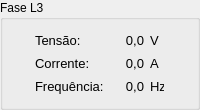
           <widget class="QGroupBox" name="groupBoxPhaseL3">
            <property name="sizePolicy">
             <sizepolicy hsizetype="Ignored" vsizetype="Ignored">
              <horstretch>255</horstretch>
              <verstretch>255</verstretch>
             </sizepolicy>
            </property>
            <property name="minimumSize">
             <size>
              <width>155</width>
              <height>110</height>
             </size>
            </property>
            <property name="maximumSize">
             <size>
              <width>16777215</width>
              <height>110</height>
             </size>
            </property>
            <property name="title">
             <string>Fase L3</string>
            </property>
            <layout class="QGridLayout" name="gridLayout_18">
             <item row="0" column="0">
              <layout class="QHBoxLayout" name="horizontalLayout_5">
               <item>
                <layout class="QGridLayout" name="gridLayout_19">
                 <item row="2" column="0">
                  <widget class="QLabel" name="label_13">
                   <property name="sizePolicy">
                    <sizepolicy hsizetype="Maximum" vsizetype="Maximum">
                     <horstretch>0</horstretch>
                     <verstretch>0</verstretch>
                    </sizepolicy>
                   </property>
                   <property name="minimumSize">
                    <size>
                     <width>68</width>
                     <height>17</height>
                    </size>
                   </property>
                   <property name="maximumSize">
                    <size>
                     <width>68</width>
                     <height>17</height>
                    </size>
                   </property>
                   <property name="font">
                    <font>
                     <pointsize>10</pointsize>
                    </font>
                   </property>
                   <property name="text">
                    <string>Frequência:</string>
                   </property>
                   <property name="textFormat">
                    <enum>Qt::AutoText</enum>
                   </property>
                   <property name="scaledContents">
                    <bool>true</bool>
                   </property>
                   <property name="wordWrap">
                    <bool>false</bool>
                   </property>
                  </widget>
                 </item>
                 <item row="1" column="0">
                  <widget class="QLabel" name="label_10">
                   <property name="sizePolicy">
                    <sizepolicy hsizetype="Maximum" vsizetype="Maximum">
                     <horstretch>0</horstretch>
                     <verstretch>0</verstretch>
                    </sizepolicy>
                   </property>
                   <property name="minimumSize">
                    <size>
                     <width>68</width>
                     <height>17</height>
                    </size>
                   </property>
                   <property name="maximumSize">
                    <size>
                     <width>68</width>
                     <height>17</height>
                    </size>
                   </property>
                   <property name="font">
                    <font>
                     <pointsize>10</pointsize>
                    </font>
                   </property>
                   <property name="text">
                    <string>Corrente:</string>
                   </property>
                   <property name="textFormat">
                    <enum>Qt::AutoText</enum>
                   </property>
                   <property name="scaledContents">
                    <bool>true</bool>
                   </property>
                   <property name="wordWrap">
                    <bool>false</bool>
                   </property>
                  </widget>
                 </item>
                 <item row="0" column="0">
                  <widget class="QLabel" name="label_7">
                   <property name="sizePolicy">
                    <sizepolicy hsizetype="Maximum" vsizetype="Maximum">
                     <horstretch>0</horstretch>
                     <verstretch>0</verstretch>
                    </sizepolicy>
                   </property>
                   <property name="minimumSize">
                    <size>
                     <width>68</width>
                     <height>17</height>
                    </size>
                   </property>
                   <property name="maximumSize">
                    <size>
                     <width>68</width>
                     <height>17</height>
                    </size>
                   </property>
                   <property name="font">
                    <font>
                     <pointsize>10</pointsize>
                    </font>
                   </property>
                   <property name="text">
                    <string>Tensão:</string>
                   </property>
                   <property name="textFormat">
                    <enum>Qt::AutoText</enum>
                   </property>
                   <property name="scaledContents">
                    <bool>true</bool>
                   </property>
                   <property name="wordWrap">
                    <bool>false</bool>
                   </property>
                  </widget>
                 </item>
                </layout>
               </item>
               <item>
                <layout class="QGridLayout" name="gridLayout_26">
                 <item row="0" column="0">
                  <widget class="QLabel" name="labelVoltageL3Value">
                   <property name="sizePolicy">
                    <sizepolicy hsizetype="Maximum" vsizetype="Maximum">
                     <horstretch>0</horstretch>
                     <verstretch>0</verstretch>
                    </sizepolicy>
                   </property>
                   <property name="minimumSize">
                    <size>
                     <width>35</width>
                     <height>17</height>
                    </size>
                   </property>
                   <property name="font">
                    <font>
                     <pointsize>10</pointsize>
                    </font>
                   </property>
                   <property name="text">
                    <string>0,0</string>
                   </property>
                   <property name="textFormat">
                    <enum>Qt::AutoText</enum>
                   </property>
                   <property name="scaledContents">
                    <bool>true</bool>
                   </property>
                   <property name="alignment">
                    <set>Qt::AlignRight|Qt::AlignTrailing|Qt::AlignVCenter</set>
                   </property>
                   <property name="wordWrap">
                    <bool>false</bool>
                   </property>
                  </widget>
                 </item>
                 <item row="1" column="0">
                  <widget class="QLabel" name="labelCurrentL3Value">
                   <property name="sizePolicy">
                    <sizepolicy hsizetype="Maximum" vsizetype="Maximum">
                     <horstretch>0</horstretch>
                     <verstretch>0</verstretch>
                    </sizepolicy>
                   </property>
                   <property name="minimumSize">
                    <size>
                     <width>35</width>
                     <height>17</height>
                    </size>
                   </property>
                   <property name="font">
                    <font>
                     <pointsize>10</pointsize>
                    </font>
                   </property>
                   <property name="text">
                    <string>0,0</string>
                   </property>
                   <property name="textFormat">
                    <enum>Qt::AutoText</enum>
                   </property>
                   <property name="scaledContents">
                    <bool>true</bool>
                   </property>
                   <property name="alignment">
                    <set>Qt::AlignRight|Qt::AlignTrailing|Qt::AlignVCenter</set>
                   </property>
                   <property name="wordWrap">
                    <bool>false</bool>
                   </property>
                  </widget>
                 </item>
                 <item row="2" column="0">
                  <widget class="QLabel" name="labelFrequencyL3Value">
                   <property name="sizePolicy">
                    <sizepolicy hsizetype="Maximum" vsizetype="Maximum">
                     <horstretch>0</horstretch>
                     <verstretch>0</verstretch>
                    </sizepolicy>
                   </property>
                   <property name="minimumSize">
                    <size>
                     <width>35</width>
                     <height>17</height>
                    </size>
                   </property>
                   <property name="font">
                    <font>
                     <pointsize>10</pointsize>
                    </font>
                   </property>
                   <property name="text">
                    <string>0,0</string>
                   </property>
                   <property name="textFormat">
                    <enum>Qt::AutoText</enum>
                   </property>
                   <property name="scaledContents">
                    <bool>true</bool>
                   </property>
                   <property name="alignment">
                    <set>Qt::AlignRight|Qt::AlignTrailing|Qt::AlignVCenter</set>
                   </property>
                   <property name="wordWrap">
                    <bool>false</bool>
                   </property>
                  </widget>
                 </item>
                </layout>
               </item>
               <item>
                <layout class="QGridLayout" name="gridLayout_27">
                 <item row="0" column="0">
                  <widget class="QLabel" name="label_42">
                   <property name="sizePolicy">
                    <sizepolicy hsizetype="Maximum" vsizetype="Maximum">
                     <horstretch>0</horstretch>
                     <verstretch>0</verstretch>
                    </sizepolicy>
                   </property>
                   <property name="minimumSize">
                    <size>
                     <width>14</width>
                     <height>17</height>
                    </size>
                   </property>
                   <property name="maximumSize">
                    <size>
                     <width>14</width>
                     <height>17</height>
                    </size>
                   </property>
                   <property name="font">
                    <font>
                     <pointsize>10</pointsize>
                    </font>
                   </property>
                   <property name="text">
                    <string>V</string>
                   </property>
                   <property name="textFormat">
                    <enum>Qt::AutoText</enum>
                   </property>
                   <property name="scaledContents">
                    <bool>true</bool>
                   </property>
                   <property name="wordWrap">
                    <bool>false</bool>
                   </property>
                  </widget>
                 </item>
                 <item row="2" column="0">
                  <widget class="QLabel" name="label_48">
                   <property name="sizePolicy">
                    <sizepolicy hsizetype="Maximum" vsizetype="Maximum">
                     <horstretch>0</horstretch>
                     <verstretch>0</verstretch>
                    </sizepolicy>
                   </property>
                   <property name="minimumSize">
                    <size>
                     <width>14</width>
                     <height>17</height>
                    </size>
                   </property>
                   <property name="maximumSize">
                    <size>
                     <width>14</width>
                     <height>17</height>
                    </size>
                   </property>
                   <property name="font">
                    <font>
                     <pointsize>10</pointsize>
                    </font>
                   </property>
                   <property name="text">
                    <string>Hz</string>
                   </property>
                   <property name="textFormat">
                    <enum>Qt::AutoText</enum>
                   </property>
                   <property name="scaledContents">
                    <bool>true</bool>
                   </property>
                   <property name="wordWrap">
                    <bool>false</bool>
                   </property>
                  </widget>
                 </item>
                 <item row="1" column="0">
                  <widget class="QLabel" name="label_45">
                   <property name="sizePolicy">
                    <sizepolicy hsizetype="Maximum" vsizetype="Maximum">
                     <horstretch>0</horstretch>
                     <verstretch>0</verstretch>
                    </sizepolicy>
                   </property>
                   <property name="minimumSize">
                    <size>
                     <width>14</width>
                     <height>17</height>
                    </size>
                   </property>
                   <property name="maximumSize">
                    <size>
                     <width>14</width>
                     <height>17</height>
                    </size>
                   </property>
                   <property name="font">
                    <font>
                     <pointsize>10</pointsize>
                    </font>
                   </property>
                   <property name="text">
                    <string>A</string>
                   </property>
                   <property name="textFormat">
                    <enum>Qt::AutoText</enum>
                   </property>
                   <property name="scaledContents">
                    <bool>true</bool>
                   </property>
                   <property name="wordWrap">
                    <bool>false</bool>
                   </property>
                  </widget>
                 </item>
                </layout>
               </item>
              </layout>
             </item>
            </layout>
           </widget>
